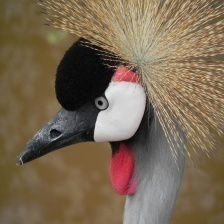
#> input picture LCM ALGORITHM AND IMAGES/1.png, 224 x 224 px, found by its file name
$ jupyter execute 'Logistic Maps.ipynb'
#> lines starting #> are read from the running program, lines starting #| are printed output that depends on the picture
## **IMPORTING THE LIBRARIES**

[cell 1]
from PIL import Image
import numpy as np
import os
from matplotlib.pyplot import imshow
import matplotlib.pyplot as plt
import cv2
import random
from math import log
from google.colab.patches import cv2_imshow
from tqdm import tqdm

[cell 2]
path = '/content/drive/MyDrive/CAPSTONE/Project/LOGISTIC MAPS/'
name = '1'
extension = '.png'

## **DEFINING THE FUNCTIONS TO IMPLEMENT L.M.**

[cell 3]
def getImageMatrix_gray(location):
  image = Image.open(location, mode='r').convert('LA')
  pix = image.load()
  image_size = image.size
  image_matrix = []
  for width in range(int(image_size[0])):
    row = []
    for height in range(int(image_size[1])):
      row.append((pix[width, height]))
    image_matrix.append(row)
  return image_matrix, image_size[0], image_size[1]

[cell 4]
# Function to generate the Logistic Key
def logistic_key(x, r, size):
    """
    This function accepts the initial x value,
    r value and the number of keys required for
    encryption.
    The function returns a list of pseudo-random
    numbers generated from the logistic equation.
    """

    key = []

    for i in range(size):
        x = r*x*(1-x)       # This is the logistic equation
        key.append(int((x*pow(10,16))%256))     # Generated number scaled between 0-255

    return key

## **THE ORIGINAL IMAGE**

[cell 5]
original_image = cv2.imread(path+name+extension)
#> original_image is the input picture: shape (224, 224, 3); mean B, G, R 83, 105.5, 122.8
cv2_imshow(original_image)

[cell 6]
# HISTOGRAM OF ORIGINAL IMAGE
plt.hist(original_image.ravel(), bins=256, range=(0.0, 256.0), fc='k', ec='k');
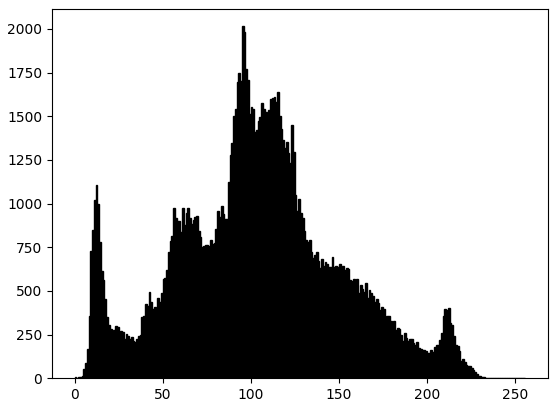
#> figure drawn by matplotlib, 1 panel; tallest bar 2016 high, from x = 95 to 96

[cell 7]
# Original Image
ImageMatrix,image_size,color = getImageMatrix_gray(path+name+extension)
#> in getImageMatrix_gray, `image = Image.open(location, mode='r').convert('LA')`:
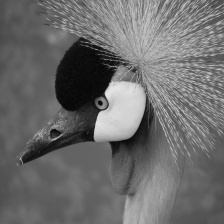
#> image: PIL image 224x224 LA; mean R, G, B, A 108.1, 108.1, 108.1, 255
#> after the loop in getImageMatrix_gray, `for width in range(int(image_size[0])):`: image_matrix = 224 items
#> ImageMatrix = 224 items; image_size = 224; color = 224
samples_x = []
samples_y = []
for i in range(1024):
  x = random.randint(0,image_size-2)
  y = random.randint(0,image_size-1)
  samples_x.append(ImageMatrix[x][y])
  samples_y.append(ImageMatrix[x+1][y])
#> this loop made 1024 passes
#> (x, y) on passes 1 to 3: (216, 98), (194, 107), (10, 66)
#> after the loop, samples_x = 1024 pairs, first value 6 to 223, second value 255 to 255; samples_y = 1024 pairs, first value 7 to 224, second value 255 to 255
plt.figure(figsize=(10,8))
plt.scatter(samples_x,samples_y,s=2)
plt.title('Adjacent Pixel Autocorrelation - Original Image', fontsize=20)
plt.show()
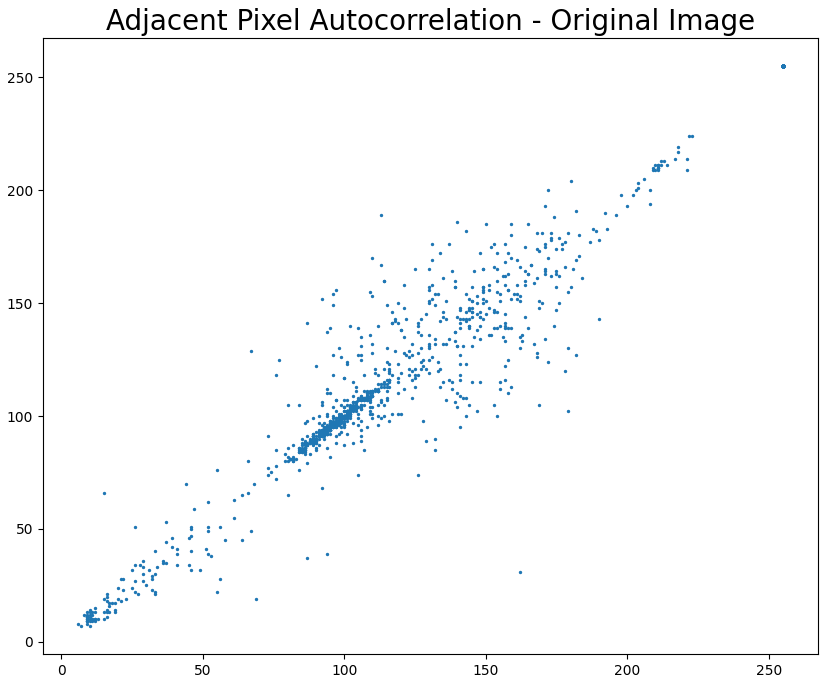
#> figure drawn by matplotlib, 1 panel

[cell 8]
# Dimensions of the image
height = original_image.shape[0]
#> height = 224
width = original_image.shape[1]
#> width = 224

## **GENERATING THE KEY**

[cell 9]
generatedKey = logistic_key(0.01, 3.95, height*width)
print(generatedKey)
#> (printed output is left out)

[cell 10]
# Encryption using XOR
z = 0

## **ENCRYPTION**

[cell 11]
encrypted_image = np.zeros(shape=[height, width, 3], dtype=np.uint8)

[cell 12]
for i in range(height):
    for j in range(width):
        # USing the XOR operation between image pixels and keys
        encrypted_image[i, j] = original_image[i, j].astype(int) ^ generatedKey[z]
        z += 1
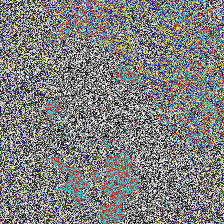
#> encrypted_image: shape (224, 224, 3); mean B, G, R 127.3, 127.6, 127.2
#> after the loop, z = 50176


z = 0
for i in range(height):
    for j in range(width):
        # USing the XOR operation between image pixels and keys
        encrypted_image[i, j] = original_image[i, j].astype(int) ^ generatedKey[z]
        z += 1
#> after the loop, z = 50176

cv2_imshow(encrypted_image)
Encrypted_Image = Image.fromarray(encrypted_image,'RGB')
Encrypted_Image.save(path + 'Encrypted_' + name + extension)

[cell 13]
# HISTOGRAM OF ENCRYPTED IMAGE
Encrypted_Image = cv2.imread(path + 'Encrypted_' + name + extension)
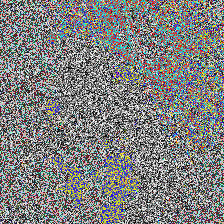
#> Encrypted_Image: shape (224, 224, 3); mean B, G, R 127.2, 127.6, 127.3
plt.hist(Encrypted_Image.ravel(), bins=256, range=(0.0, 256.0), fc='k', ec='k');
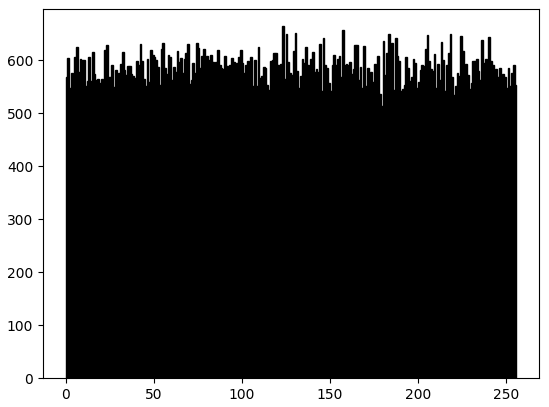
#> figure drawn by matplotlib, 1 panel; tallest bar 664 high, from x = 123 to 124

[cell 14]
# Encrypted Image
ImageMatrix,image_size,color = getImageMatrix_gray(path + 'Encrypted_' + name + extension)
#> in getImageMatrix_gray (call 2), `image = Image.open(location, mode='r').convert('LA')`:
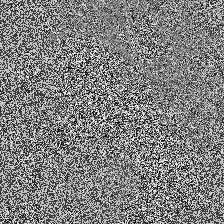
#> image: PIL image 224x224 LA; mean R, G, B, A 127.4, 127.4, 127.4, 255
samples_x = []
samples_y = []
for i in range(1024):
  x = random.randint(0,image_size-2)
  y = random.randint(0,image_size-1)
  samples_x.append(ImageMatrix[x][y])
  samples_y.append(ImageMatrix[x+1][y])
#> this loop made 1024 passes
#> (x, y) on passes 1 to 3: (165, 15), (178, 79), (203, 99)
#> after the loop, samples_x = 1024 pairs, first value 1 to 252, second value 255 to 255; samples_y = 1024 pairs, first value 0 to 255, second value 255 to 255
plt.figure(figsize=(10,8))
plt.scatter(samples_x,samples_y,s=2)
plt.title('Adjacent Pixel Autocorrelation - Encrypted Image', fontsize=20)
plt.show()
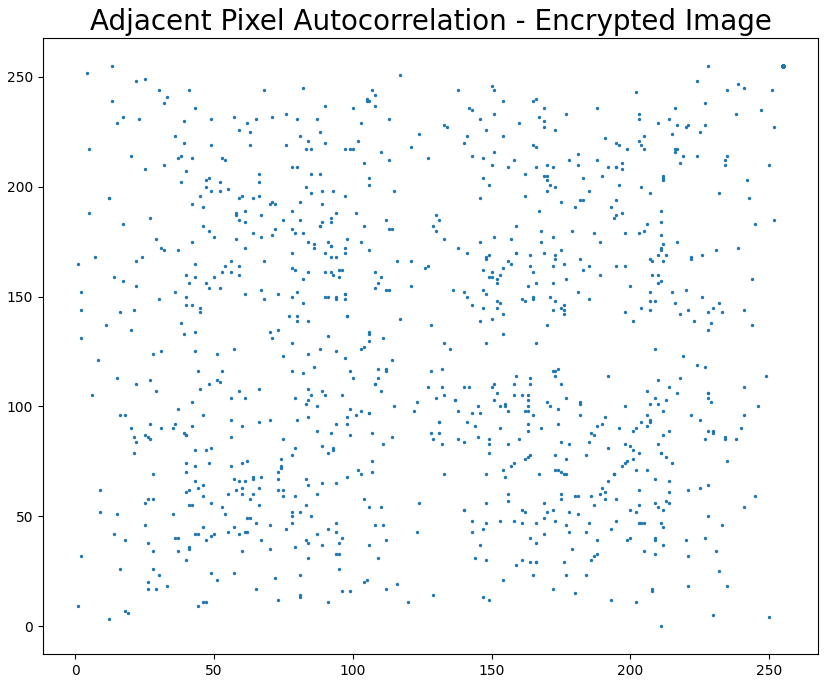
#> figure drawn by matplotlib, 1 panel

## **DECRYPTION**

[cell 15]
# Decryption using XOR
z = 0

[cell 16]
# Initializing the Decrypted Image
decrypted_image = np.zeros(shape=[height, width, 3], dtype=np.uint8)

[cell 17]
# Substituting all the pixels in encrypted image with nested for
for i in range(height):
    for j in range(width):
        # USing the XOR operation between encrypted image pixels and keys
        decrypted_image[i, j] = encrypted_image[i, j].astype(int) ^ generatedKey[z]

        z += 1
#> after the loop, z = 50176

cv2_imshow(decrypted_image)
Decrypted_Image = Image.fromarray(decrypted_image, 'RGB')
Decrypted_Image.save(path + 'Decrypted_' + name + extension)

[cell 18]
# HISTOGRAM OF DECRYPTED IMAGE
Decrypted_Image = cv2.imread(path + 'Decrypted_' + name + extension)
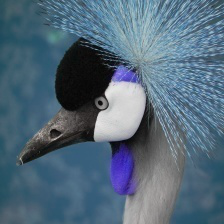
#> Decrypted_Image: shape (224, 224, 3); mean B, G, R 122.8, 105.5, 83
plt.hist(Decrypted_Image.ravel(), bins=256, range=(0.0, 256.0), fc='k', ec='k');

[cell 19]
# Decrypted Image
ImageMatrix,image_size,color = getImageMatrix_gray(path + 'Decrypted_' + name + extension)
samples_x = []
samples_y = []
for i in range(1024):
  x = random.randint(0,image_size-2)
  y = random.randint(0,image_size-1)
  samples_x.append(ImageMatrix[x][y])
  samples_y.append(ImageMatrix[x+1][y])
#> this loop made 1024 passes
#> (x, y) on passes 1 to 3: (188, 184), (98, 140), (32, 197)
#> after the loop, samples_x = 1024 pairs, first value 6 to 228, second value 255 to 255; samples_y = 1024 pairs, first value 7 to 229, second value 255 to 255
plt.figure(figsize=(10,8))
plt.scatter(samples_x,samples_y,s=2)
plt.title('Adjacent Pixel Autocorrelation - Decrypted Image', fontsize=20)
plt.show()
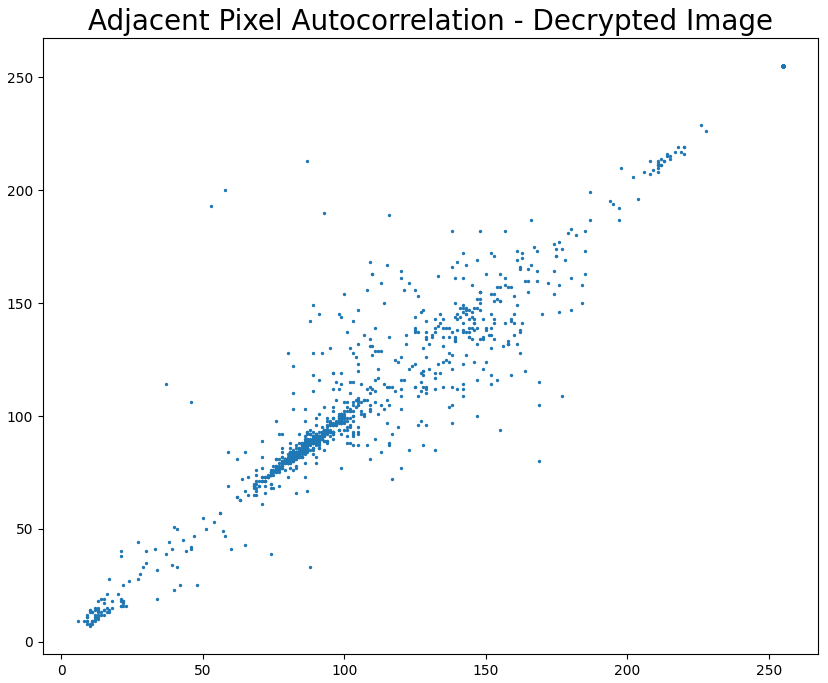
#> figure drawn by matplotlib, 1 panel

## **CALCULATING THE CORRELATION COEFFICIENT**

[cell 20]
from numpy import asarray

[cell 21]
# GENERATING THE ORIGINAL IMAGE ARRAY
original_image_array = cv2.imread(path + name + extension)
original_image_array = asarray(original_image_array)
original_image_array = original_image_array.reshape(-1)

[cell 22]
# GENERATINGTHE ENCRYPTED IMAGE ARRAY
encrypted_image_array = cv2.imread(path + "Encrypted_" + name + extension)
encrypted_image_array = asarray(encrypted_image_array)
encrypted_image_array = encrypted_image_array.reshape(-1)

[cell 23]
# GENERATINGTHE DECRYPTED IMAGE ARRAY
decrypted_image_array = cv2.imread(path + "Decrypted_" + name + extension)
decrypted_image_array = asarray(decrypted_image_array)
decrypted_image_array = decrypted_image_array.reshape(-1)

[cell 24]
# ORIGINAL VS ENCRYPTED CORRELATION COEFFICIENT
np.corrcoef(original_image_array, encrypted_image_array)
#> Out = [[1, -0.00222], [-0.00222, 1]]

[cell 25]
# ORIGINAL VS DECRYPTED CORRELATION COEFFICIENT
np.corrcoef(original_image_array, decrypted_image_array)
#> Out = [[1, 0.662], [0.662, 1]]

$ run again, with LCM ALGORITHM AND IMAGES/2.png copied over LCM ALGORITHM AND IMAGES/1.png
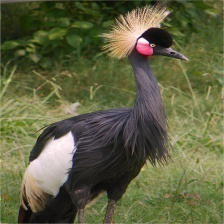
#> input picture LCM ALGORITHM AND IMAGES/2.png, 224 x 224 px, found by its file name
#> original_image is the input picture: shape (224, 224, 3); mean B, G, R 66.2, 98.3, 96.4
#> after the loop in getImageMatrix_gray, `for width in range(int(image_size[0])):`: image_matrix = 224 items
#> `ImageMatrix,image_size,color = getImageMatrix_gray(path+name+extension)`: image_size = 224
#> the loop `for i in range(1024):` made 1024 passes
#> (x, y) on passes 1 to 3: (216, 98), (194, 107), (10, 66)
#> after the loop `for i in range(1024):`: samples_x = 1024 pairs, first value 12 to 243, second value 255 to 255; samples_y = 1024 pairs, first value 11 to 243, second value 255 to 255
#> (printed output is left out)
#> after the loop `for i in range(height):`:
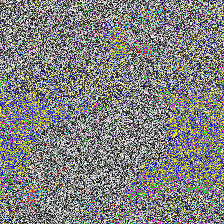
#> encrypted_image: shape (224, 224, 3); mean B, G, R 127.8, 128.3, 128.2
#> after the loop `for i in range(height):`: z = 50176
#> the loop `for i in range(1024):` made 1024 passes
#> (x, y) on passes 1 to 3: (165, 15), (178, 79), (203, 99)
#> after the loop `for i in range(1024):`: samples_x = 1024 pairs, first value 0 to 252, second value 255 to 255; samples_y = 1024 pairs, first value 1 to 253, second value 255 to 255
#> after the loop `for i in range(height):`: z = 50176
#> the loop `for i in range(1024):` made 1024 passes
#> (x, y) on passes 1 to 3: (188, 184), (98, 140), (32, 197)
#> after the loop `for i in range(1024):`: samples_x = 1024 pairs, first value 9 to 252, second value 255 to 255; samples_y has the same summary as samples_x
#> `plt.show()`:
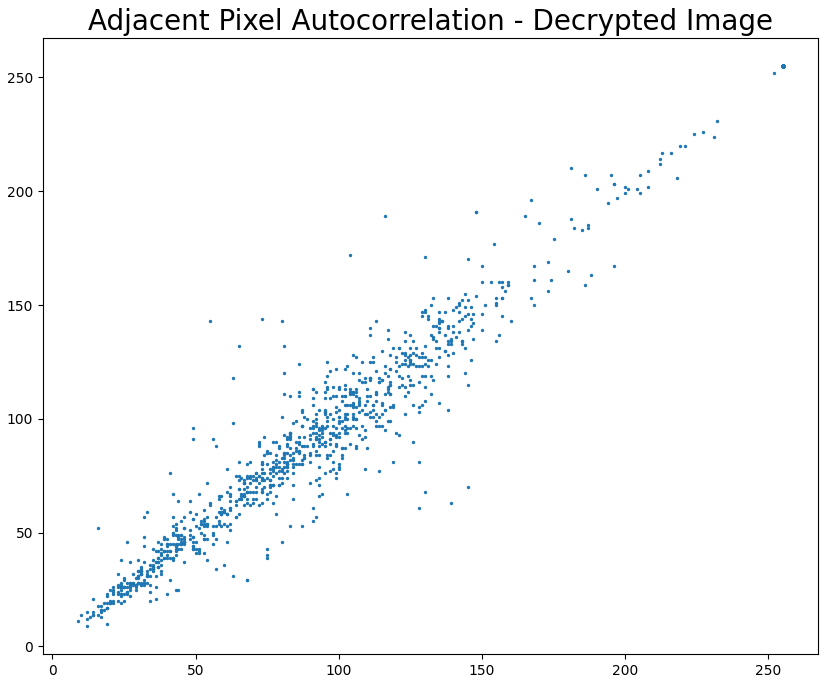
#> figure drawn by matplotlib, 1 panel
#> `np.corrcoef(original_image_array, encrypted_image_array)`: Out = [[1, -0.000884], [-0.000884, 1]]
#> `np.corrcoef(original_image_array, decrypted_image_array)`: Out = [[1, 0.82], [0.82, 1]]

$ run again, with LCM ALGORITHM AND IMAGES/3.png copied over LCM ALGORITHM AND IMAGES/1.png
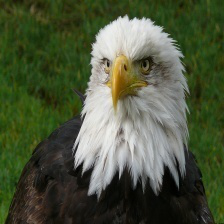
#> input picture LCM ALGORITHM AND IMAGES/3.png, 224 x 224 px, found by its file name
#> original_image is the input picture: shape (224, 224, 3); mean B, G, R 61, 86.9, 77.6
#> after the loop in getImageMatrix_gray, `for width in range(int(image_size[0])):`: image_matrix = 224 items
#> `ImageMatrix,image_size,color = getImageMatrix_gray(path+name+extension)`: image_size = 224
#> the loop `for i in range(1024):` made 1024 passes
#> (x, y) on passes 1 to 3: (216, 98), (194, 107), (10, 66)
#> after the loop `for i in range(1024):`: samples_x = 1024 pairs, first value 2 to 239, second value 255 to 255; samples_y = 1024 pairs, first value 1 to 236, second value 255 to 255
#> (printed output is left out)
#> after the loop `for i in range(height):`: z = 50176
#> the loop `for i in range(1024):` made 1024 passes
#> (x, y) on passes 1 to 3: (165, 15), (178, 79), (203, 99)
#> after the loop `for i in range(1024):`: samples_x = 1024 pairs, first value 1 to 254, second value 255 to 255; samples_y has the same summary as samples_x
#> after the loop `for i in range(height):`: z = 50176
#> the loop `for i in range(1024):` made 1024 passes
#> (x, y) on passes 1 to 3: (188, 184), (98, 140), (32, 197)
#> after the loop `for i in range(1024):`: samples_x = 1024 pairs, first value 2 to 237, second value 255 to 255
#> `plt.show()`:
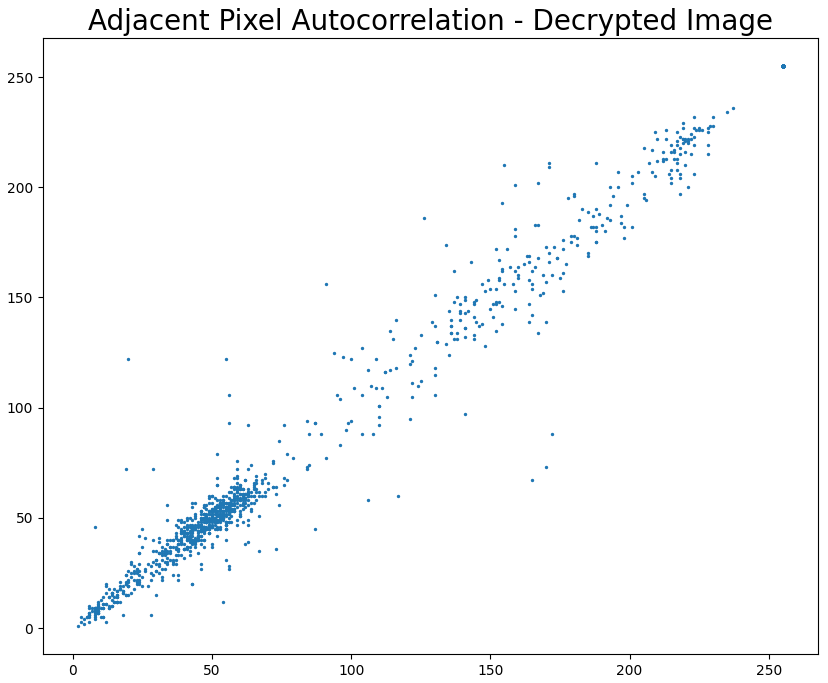
#> figure drawn by matplotlib, 1 panel
#> `np.corrcoef(original_image_array, encrypted_image_array)`: Out = [[1, -0.000972], [-0.000972, 1]]
#> `np.corrcoef(original_image_array, decrypted_image_array)`: Out = [[1, 0.951], [0.951, 1]]
